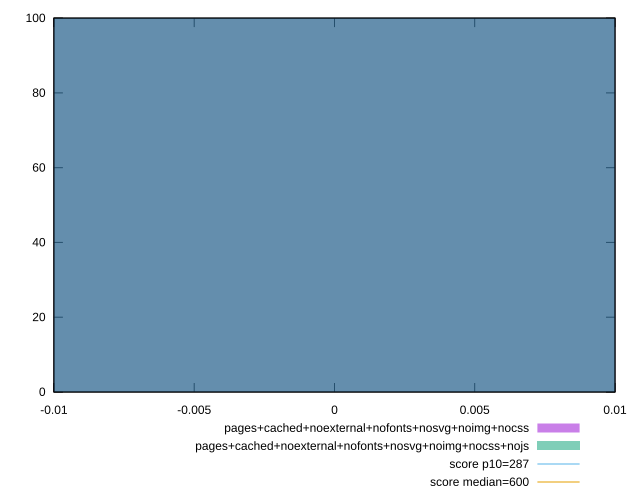

Reproduce this figure in gnuplot.
reset
set terminal svg size 640, 500 enhanced background rgb 'white'
set output "reprap/total-blocking-time/comparison/histogram/12_vs_13.svg"

$pagesCachedNoexternalNofontsNosvgNoimgNocss <<EOF
0 100
EOF

$pagesCachedNoexternalNofontsNosvgNoimgNocssNojs <<EOF
0 100
EOF

set key outside below
set boxwidth 0.1
set yrange [0:100]
set style fill transparent solid 0.5 noborder

plot \
  $pagesCachedNoexternalNofontsNosvgNoimgNocss title "pages+cached+noexternal+nofonts+nosvg+noimg+nocss" with boxes, \
  $pagesCachedNoexternalNofontsNosvgNoimgNocssNojs title "pages+cached+noexternal+nofonts+nosvg+noimg+nocss+nojs" with boxes, \


reset
